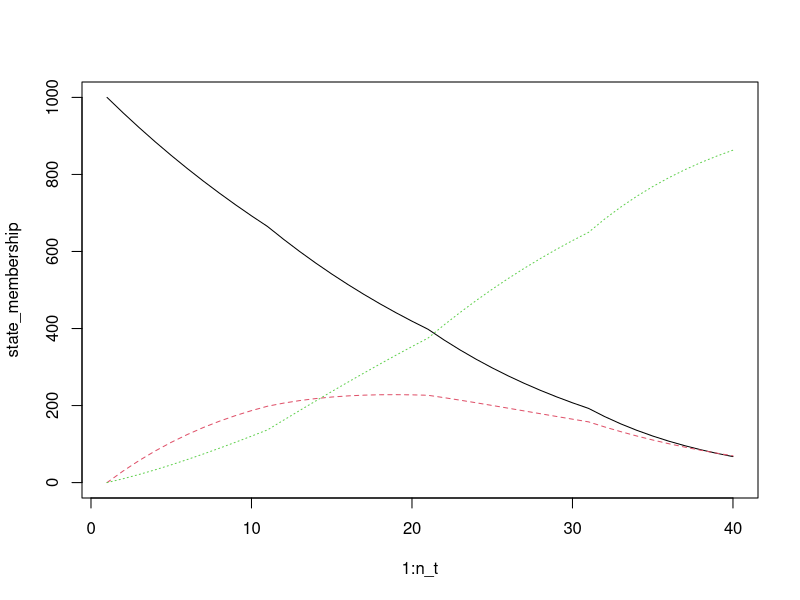
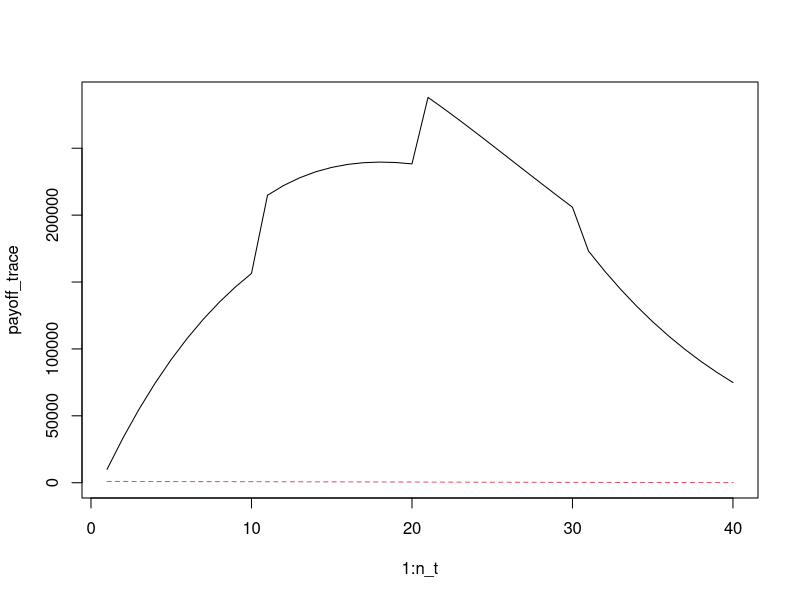

Write the R code that produced these figures, in order.
## ---- chunk 1
#Create number of cycles
n_t <- 40
#States
n_s <- 3
#Cohort
n_c <- 1000
#State names
v_state_names <- c("Healthy", "Sick", "Dead")
## ---- chunk 2
# Matrix Probabilities with transition periods
trans_mat <- array(NA_real_,
             dim = c(n_s, n_s, n_t),
            dimnames = list(from = v_state_names,
                            to = v_state_names,
                            cycle = 1:n_t))

#Rules (like dead can't go healthy)
trans_mat[2,1, ] <- 0
trans_mat[3,1, ] <- 0
trans_mat[3,2, ] <- 0
#Base transition probabilities
trans_mat[1,2, ] <- 0.03
trans_mat[3,3, ] <- 1
#Vary transition probabilities
trans_mat[1,3, 1:10] <- 0.01
trans_mat[1,3, 11:20 ] <- 0.02
trans_mat[1,3, 21:30] <- 0.04
trans_mat[1,3, 31:40] <- 0.08

trans_mat[2,3, ] <- trans_mat[1,3, ] + 0.04

trans_mat[2, 2, ] <- 1 - trans_mat[2, 3, ]

trans_mat[1,1,] <- 1 - apply(trans_mat[1, , ], 2, sum, na.rm = TRUE)

head(trans_mat, 5)
## ---- chunk 3
#Create parking lot for state membership
state_membership <- array(NA_real_, dim = c(n_t, n_s),
                          dimnames = list(cycle = 1:n_t, state = v_state_names))
#Create initial state
state_membership[1, ] <- c(n_c, 0, 0)
#State membership iteration loop
for (i in 2:n_t) { state_membership[i, ] <- state_membership[i-1, ] %*% 
  trans_mat[ , , i - 1]}

head(state_membership, 5)
## ---- chunk 4
#Create payoff matrix
payoffs <- array(NA_real_,
                 dim = c(n_s, 2, n_t),
                 dimnames = list(state = v_state_names,
                                  payoff = c("Cost", "QALY"),
                                  cycle = 1:n_t))
payoffs[, , 1:10] <- c(10, 800, 0, 0.95, 0.65, 0)
payoffs[, , 11:20] <- c(25, 1000, 0, 0.92, 0.60, 0)
payoffs[, , 21:30] <- c(40, 1200, 0, 0.88, 0.55, 0)
payoffs[, , 31:40] <- c(80, 1000, 0, 0.85, 0.50, 0)

head(payoffs, 5)
## ---- chunk 5
payoff_trace <- array(NA_real_,
                      dim = c(n_t, 2),
                      dimnames = list(cycle = 1:n_t, payoff = c("Cost", "QALY")))
for(i in 1:n_t) {
  payoff_trace[i, ] <- state_membership[i, ] %*% payoffs[, , i]
}

head(payoff_trace, 5)
## ---- chunk 6
#Get Avg 
colSums(payoff_trace)/n_c
#Plotting for state trends
matplot(1:n_t, state_membership, type = 'l')
matplot(1:n_t, payoff_trace, type = 'l')
